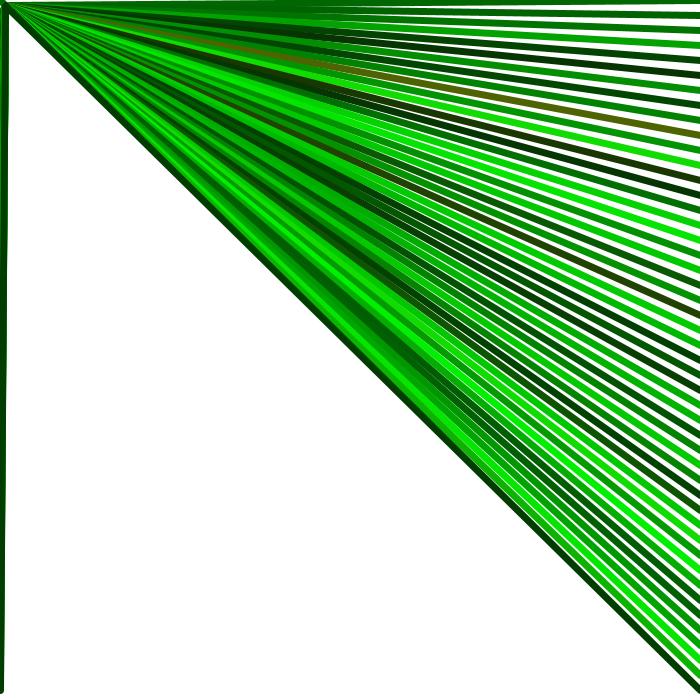
Frame 1 (no input)
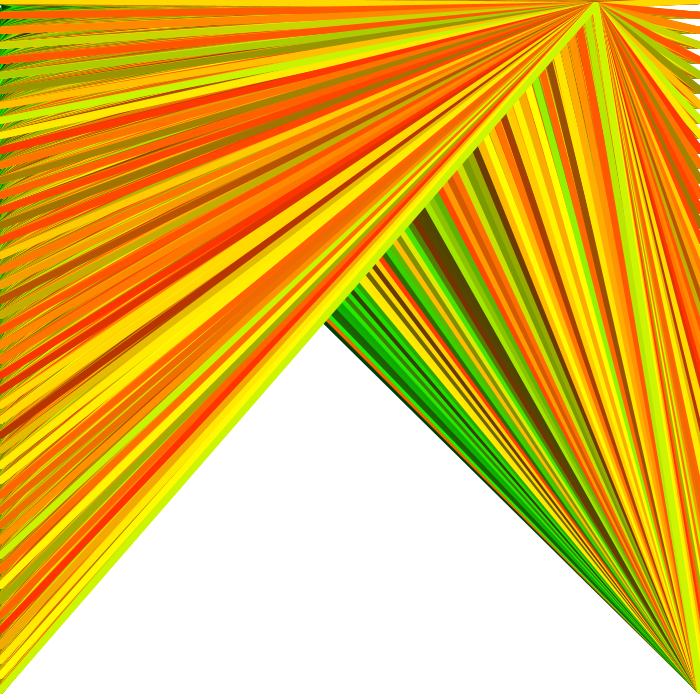
Frame 60 (the mouse pressed at the canvas centre just before this capture)
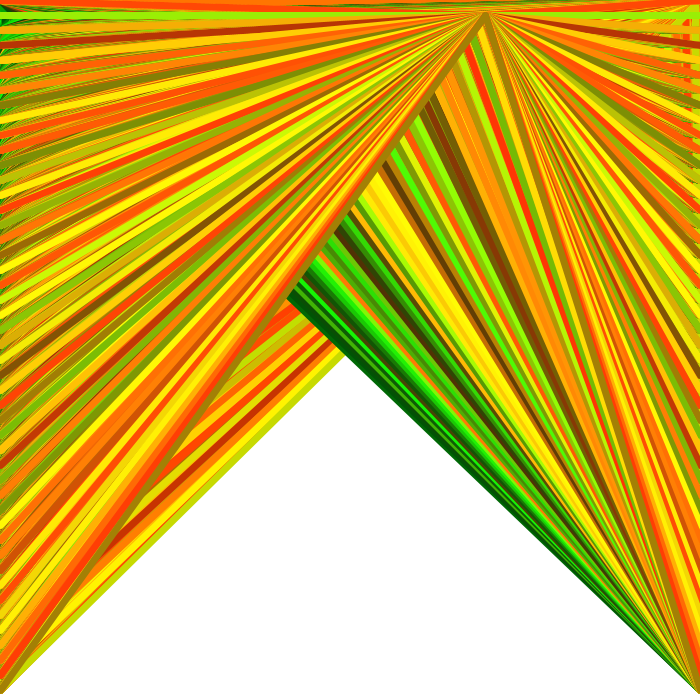
Frame 120 (the mouse held since frame 60 and released just before this capture)

The Processing sketch that drew these frames (run headless with seeded random() and noise(); from frame 60 on, the mouse is pressed at the canvas centre):

// Processing sketch: processing_134170
// ── processing_134170.pde


float x = -5;
float y = 5;


void setup() {
  size(700, 700);
  background(255);
}

void draw() {
  x = x+10;
  if (x >= 700) {
    y = y+10;
    x = -5;
  }
  if (y >= 1400) {
    y = 5;
  }


  noFill();
  stroke(255);
  strokeWeight(0.5);
  for (int i=0; i<height+1; i+=15) {
    stroke(x/random(4), random(50, 255), y/3);
    strokeWeight(7);
    line(x, y, width, i);
    line(x, y, 0, i);
  }
}
